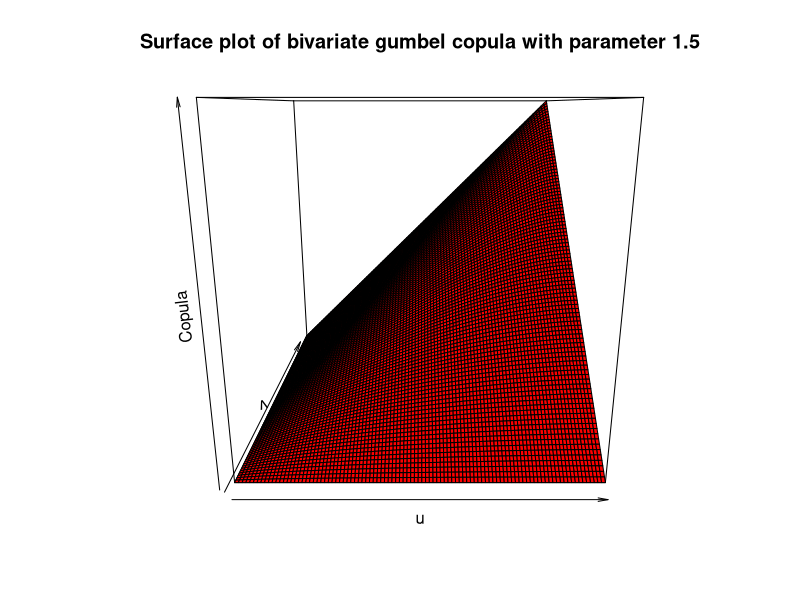
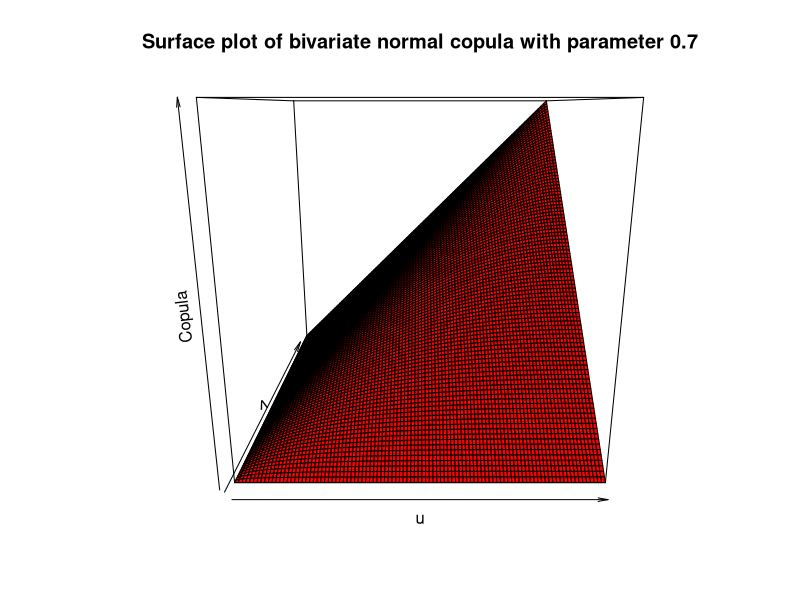

Write the R code that produced these figures, in order.
library(mvtnorm)
surfGumbel <- function(theta) {
	copula <- function(u, v) {
		y = exp(-((-log(u))^theta + (-log(v))^theta)^(1/theta));
		return (y);
	}
	n = 100;
	X = seq(0, 1, length.out = n);
	Y = X;
	Z = numeric();
	for (i in 1:n) {
		for (j in 1:n) {
			Z = c(Z, copula(X[i], Y[j]));
		}
	}

	Z = matrix(Z, nrow = n, ncol = n);
	persp(X, Y, Z, xlab = "u", ylab = "v", zlab = "Copula",  col = "red",
	 main = "Surface plot of bivariate gumbel copula with parameter 1.5");
	dev.copy(png, "plots/plot_q1_1.png"); dev.off ();
}

surfNormal <- function(theta) {
	copula <- function(u, v) {
		x_up = qnorm(u); y_up = qnorm(v);
		Sig = matrix(c(1, theta, theta, 1), nrow=2, ncol=2);
		pmvnorm(lower = c(-Inf, -Inf), upper = c(x_up, y_up), mean = c(0, 0), corr = Sig);
		# pdf <- function(x, y) {			
		# 	X = matrix(X, nrow=2, ncol=1);
		# 	ans = det(2*pi*Sig)^(-1/2) * exp(-t(X) %*% Sig^(-1) %*% X / 2);
		# 	return (ans)
		# }
		# integrate(function(y) {
		# 	sapply(y, function(y) {
		# 		integrate(function(x) {
		# 			sapply(x, function(x) pdf(x, y))}, -10, x_up)$value
		# 		})
		# 	}, -10, y_up)
	}

	n = 100;
	X = seq(0, 1, length.out = n);
	Y = X;
	Z = numeric();
	for (i in 1:n) {
		for (j in 1:n) {
			Z = c(Z, copula(X[i], Y[j]));
		}
	}

	Z = matrix(Z, nrow = n, ncol = n);
	persp(X, Y, Z, xlab = "u", ylab = "v", zlab = "Copula", col = "red",
	 main = "Surface plot of bivariate normal copula with parameter 0.7");
	dev.copy(png, "plots/plot_q1_2.png"); dev.off ();
}

surfGumbel(1.5);
surfNormal(0.7);